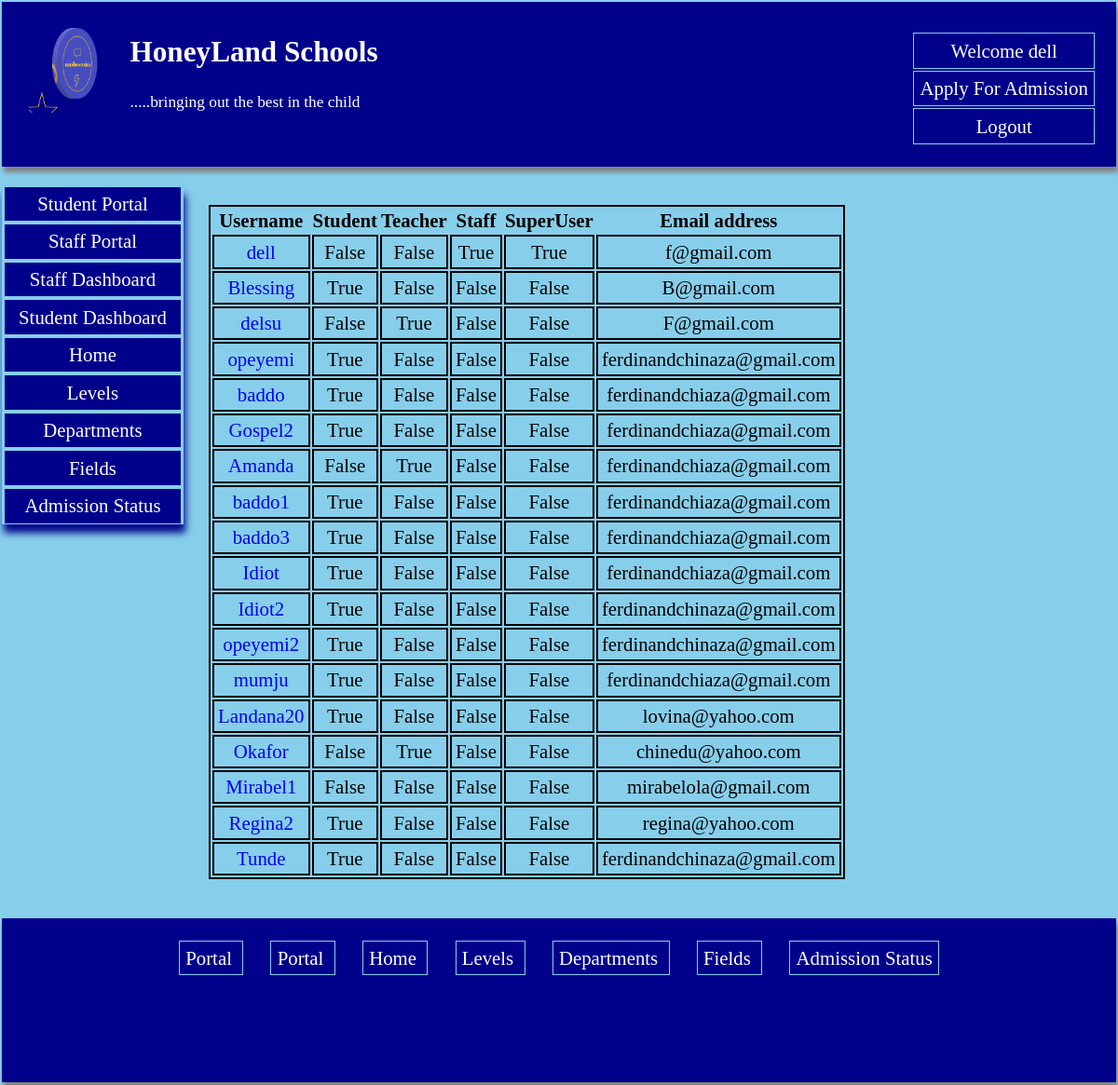
Screenshot of /users/ (signed in) with the database file from the repository.
### profiles/models.py (models this page shows, shortened)
class CustomUser(AbstractUser):
    phone = models.IntegerField(null=True,  unique=True)
    country = models.CharField(max_length=200,  blank=True)
    state = models.CharField(max_length=200,  blank=True)
    is_student = models.BooleanField(default=0)
    is_teacher = models.BooleanField(default=0)
    mailing_address = models.CharField(max_length=200,  blank=True)

class Logo(models.Model):
    name = models.CharField(max_length=200, null=True)
    image = models.ImageField(upload_to='media/')

### profiles/views.py (the view)
# urls.py: path('users/', views.UserList.as_view(), name= 'userlist'),
class UserList(LoginRequiredMixin,  ListView):
    model = CustomUser
    template_name ='users.html'
    context_object_name = 'userlist'
    def get_context_data(self,  **kwargs):
        context = super().get_context_data(**kwargs)
        context['logo'] = Logo.objects.all()
        return context

### profiles/templates/users.html
{% extends 'baseportal.html' %}
{% block content %}
{% if request.user.is_superuser %}
<div style='margin-bottom: 2em; margin-top: 2em;'>
    <table>
  <tr>
    <th> Username </th>
    <th> Student </th>
    <th> Teacher </th>
    <th> Staff </th>
    <th> SuperUser </th>
    <th> Email address </th>
  </tr>
  {% for user in userlist   %}
  <tr>
    <td><a href='{% url "userdetail" user.id %}'>{{user.username}}</a></td>
    <td>{{user.is_student}}</td>
    <td>{{user.is_teacher}}</td>
    <td>{{user.is_staff}}</td>
    <td>{{user.is_superuser}}</td>
    <td>{{user.email}}</td>
  </tr>
    {% endfor %}
  </table>
  </div>
  {% else %}
  <p style='color: red; font-size: 1em; text-align: center;padding: 3em;'> <b> Back off! You are not permitted to be here!! </b></p>
{% endif %}
{% endblock %}

### studentportal/templates/baseportal.html (shortened to what this page needs)
<head>
</head>
<body style ='margin: 0em; padding: 0.1em; font-size: 1.3em;  background: skyblue;'   >
    <header style= 'box-shadow: 2px 6px 5px grey;margin: 0em; padding-left: 1em; padding-right: 1em; padding-top: 0.5em; height: 8em;
    background: darkblue; color: white;'>
    {% if   request.user.is_superuser or  request.user.is_authenticated %}
    <ul class='nav' style='float: right; list-style-type: none;' >
   <li> <a  style ='color: white; ' href = "#"> Welcome {{user}} </a></li>
   <li><a  style ='color: white; ' href ='{% url "apply" %}'> Apply For Admission </a></li>
    <li><a  style ='color: white; ' href ='{% url "portallogout" %}'> Logout </a></li>
    </ul>
    {% endif %}
    {% for log in logo  %}
    <img style="backgrond: skyblue; float: left; margin: 0.4em; width: 100px; height: 100px;" src ="{{log.image.url}}"  >
{% endfor %}
<h2 style='text-align: left'><a style='color: white;' href='{% url "home" %}'>HoneyLand Schools</a></h2>
<p style='text-align: left'> <small> .....bringing out the best in the child </small></p>
    </header>
<div class ='cover'>
<nav >
    <ul class ='nav' style =' padding:0;  list-style-type: none;'>
        {% if request.user.is_student or request.user.is_superuser %}
        <li><a href ='{% url "portal" %}'> Student Portal </a></li>
        {% endif %}
        {% if request.user.is_teacher or request.user.is_superuser %}
        <li><a href ='{% url "portal" %}'> Staff Portal </a></li>
        {% endif %}
        {% if request.user.is_teacher or request.user.is_superuser %}
        <li><a href ='{% url "staffdashboard" %}'> Staff Dashboard </a></li>
        {% endif %}
{% if request.user.is_student or request.user.is_superuser %}
        <li><a href ='{% url "studentdashboardlink" %}'> Student Dashboard </a></li>
        {% endif %}
        <li><a href ='{% url "home" %}'> Home </a></li>
        <li> <a href ='{% url "levels" %}'> Levels </a> </li>
        <li> <a href ='{% url "departments" %}'> Departments </a> </li>
        <li><a href ='{% url "fields" %}'> Fields </a></li>
        <li><a  style ='color: white; ' href ='{% url "admissionstat" %}'> Admission Status </a></li>
    </nav>
<section style='padding-right: 0.5em'>
{% block content %}
{% endblock %}
</section>
</div>
<footer style= 'box-shadow: 2px 6px 5px grey;margin: 0em; padding-left: 1em; padding-right: 1em; padding-top: 0.5em; height: 8em;
    background: darkblue; color: white;'>
    <nav>
        <ul class ='navfooter' style =' padding:0;  list-style-type: none;'>
            {% if request.user.is_student or request.user.is_superuser  %}
            <li><a href ='{% url "studentdashboardlink" %}'>  Portal </a></li>
            {% endif %}
    {% if request.user.is_teacher or request.user.is_superuser%}
            <li><a href ='{% url "staffdashboard" %}'>  Portal </a></li>
            {% endif %}
            <li><a href ='{% url "home" %}'> Home </a></li>
            <li> <a href ='{% url "levels" %}'> Levels </a> </li>
            <li> <a href ='{% url "departments" %}'> Departments </a> </li>
            <li><a href ='{% url "fields" %}'> Fields </a></li>
            <li><a  style ='color: white; ' href ='{% url "admissionstat" %}'> Admission Status </a></li>
    </nav>
</footer>
</body>

### studentportal/templates/baseportal.html (style rules this page uses)
a { text-decoration: none; }
table { font-size: 1em; border: 2px solid black; }
td { border: 2px solid black; text-align: center;padding: 0.2em; }
.cover { display: grid; grid-template-columns: 2fr 10fr; grid-gap: 1.3em; }
.nav { box-shadow: 2px 9px 8px darkblue; }
.nav li { color: white; background: darkblue; margin: 0.1em; text-align: center; border: 1px solid skyblue; }
.nav li a { padding: 0.3em; display: block; color: white; }
.navfooter { text-align: center; box-shadow: 2px 9px 8px darkblue; }
.navfooter li { color: white; padding: 0.6em; display: inline; background: darkblue; margin: 0.1em; text-align: center; }
.navfooter li a { padding: 0.3em; color: white; border: 1px solid skyblue; }

### rows the page displays
CustomUser: username "dell", is_student "False", is_teacher "False", is_staff "True", is_superuser "True", email "f@gmail.com"
Logo: image (picture)
CustomUser: username "Blessing", is_student "True", is_teacher "False", is_staff "False", is_superuser "False", email "B@gmail.com"
CustomUser: username "delsu", is_student "False", is_teacher "True", is_staff "False", is_superuser "False", email "F@gmail.com"
CustomUser: username "opeyemi", is_student "True", is_teacher "False", is_staff "False", is_superuser "False", email "ferdinandchinaza@gmail.com"
CustomUser: username "baddo", is_student "True", is_teacher "False", is_staff "False", is_superuser "False", email "ferdinandchiaza@gmail.com"
CustomUser: username "Gospel2", is_student "True", is_teacher "False", is_staff "False", is_superuser "False", email "ferdinandchiaza@gmail.com"
CustomUser: username "Amanda", is_student "False", is_teacher "True", is_staff "False", is_superuser "False", email "ferdinandchiaza@gmail.com"
CustomUser: username "baddo1", is_student "True", is_teacher "False", is_staff "False", is_superuser "False", email "ferdinandchiaza@gmail.com"
CustomUser: username "baddo3", is_student "True", is_teacher "False", is_staff "False", is_superuser "False", email "ferdinandchiaza@gmail.com"
CustomUser: username "Idiot", is_student "True", is_teacher "False", is_staff "False", is_superuser "False", email "ferdinandchiaza@gmail.com"
CustomUser: username "Idiot2", is_student "True", is_teacher "False", is_staff "False", is_superuser "False", email "ferdinandchinaza@gmail.com"
CustomUser: username "opeyemi2", is_student "True", is_teacher "False", is_staff "False", is_superuser "False", email "ferdinandchinaza@gmail.com"
CustomUser: username "mumju", is_student "True", is_teacher "False", is_staff "False", is_superuser "False", email "ferdinandchiaza@gmail.com"
CustomUser: username "Landana20", is_student "True", is_teacher "False", is_staff "False", is_superuser "False", email "lovina@yahoo.com"
CustomUser: username "Okafor", is_student "False", is_teacher "True", is_staff "False", is_superuser "False", email "chinedu@yahoo.com"
CustomUser: username "Mirabel1", is_student "False", is_teacher "False", is_staff "False", is_superuser "False", email "mirabelola@gmail.com"
CustomUser: username "Regina2", is_student "True", is_teacher "False", is_staff "False", is_superuser "False", email "regina@yahoo.com"
CustomUser: username "Tunde", is_student "True", is_teacher "False", is_staff "False", is_superuser "False", email "ferdinandchinaza@gmail.com"
